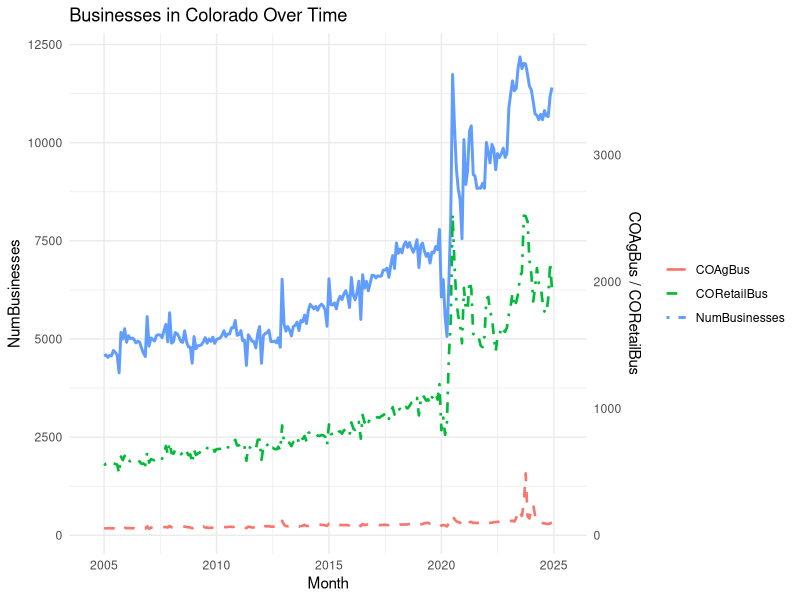

The R script that drew this image:
# Load required libraries
library(tidyverse)
library(lubridate)

theme_set(theme_minimal())

# Data
df <- readr::read_csv("data/lecture01data.csv") %>%
  mutate(Date = make_date(year = Year, month = Month, day = 1))

# (Optional) scale the secondary axis so lines share a similar range
rng1  <- range(df$NumBusinesses, na.rm = TRUE)
rng2  <- range(c(df$COAgBus, df$CORetailBus), na.rm = TRUE)
scale <- diff(rng1) / diff(rng2)

glimpse(df)

# (Optional) scale the secondary axis so lines share a similar range
rng1  <- range(df$NumBusinesses, na.rm = TRUE)
rng2  <- range(c(df$COAgBus, df$CORetailBus), na.rm = TRUE)
scale <- diff(rng1) / diff(rng2)

# Plot
ggplot(df, aes(x = Date)) +
  geom_line(aes(y = NumBusinesses, color = "NumBusinesses"), linewidth = 1) +
  geom_line(aes(y = COAgBus * scale, color = "COAgBus"), linewidth = 0.9, linetype = "dashed") +
  geom_line(aes(y = CORetailBus * scale, color = "CORetailBus"), linewidth = 0.9, linetype = "dotdash") +
  scale_y_continuous(
    name = "NumBusinesses",
    sec.axis = sec_axis(~ . / scale, name = "COAgBus / CORetailBus")
  ) +
  labs(x = "Month", color = NULL, title = "Businesses in Colorado Over Time") +
  guides(color = guide_legend(override.aes = list(linetype = c("solid","dashed","dotdash"))))
